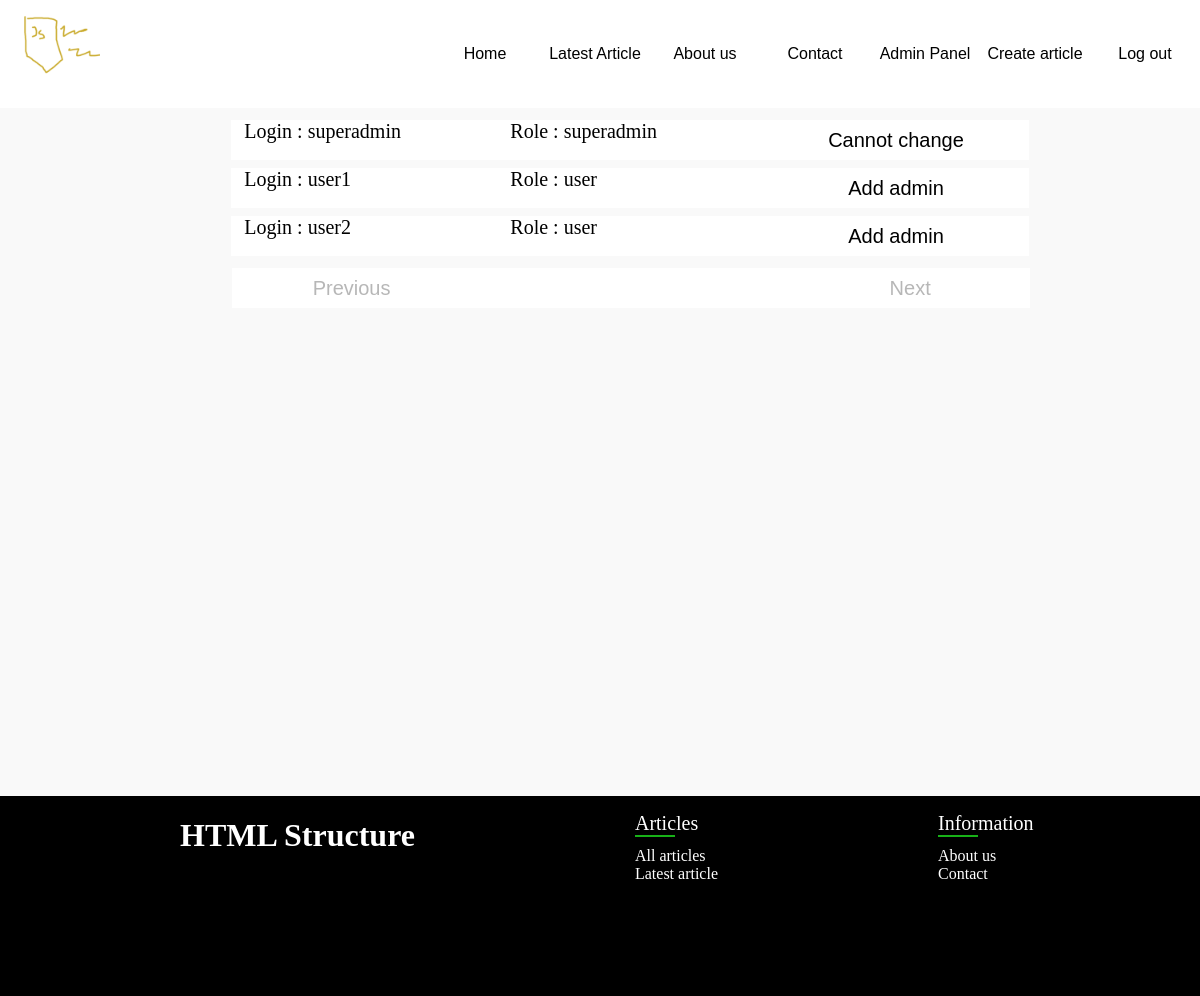
The app's page /adminpanel.php (signed in), older data.
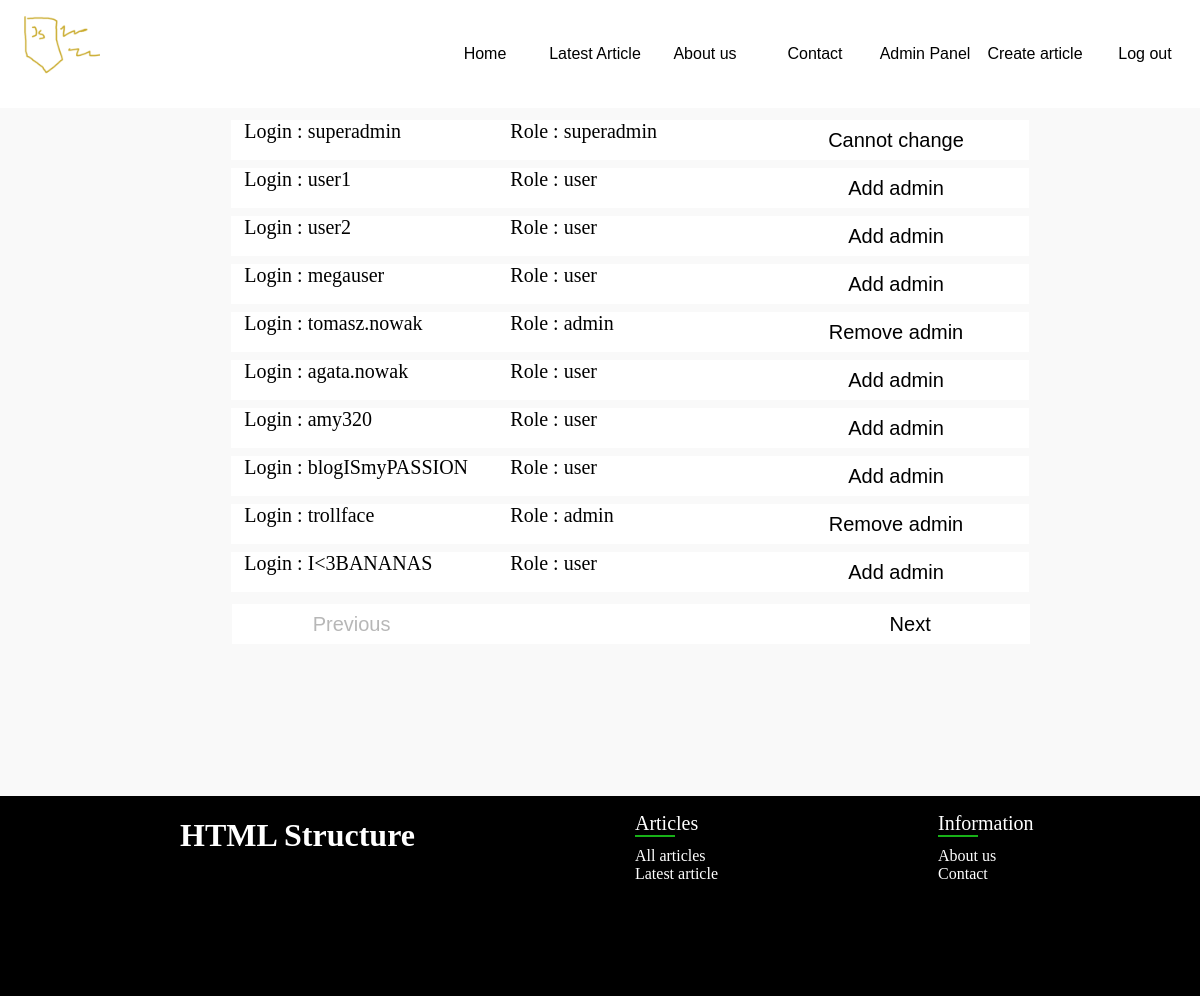
The same page, newer data.
### tables this page shows
CREATE TABLE `users` (
  `id` int(11) NOT NULL,
  `login` text DEFAULT NULL,
  `password` text DEFAULT NULL,
  `role` varchar(10) DEFAULT NULL
);

### adminpanel.php (the view, shortened to what this page needs)
<?php
require('php/connection.php');
include('php/functions.php');
$user = checkSession($con);
$role = getRole($user);
$userCount = $con->query("SELECT COUNT(*) FROM users")->fetch_row()[0];
$page = isset($_GET['page']) ? (int)$_GET['page'] : 1;
$offset = ($page - 1) * 10;
$query = $con->prepare("SELECT * FROM users ORDER BY id ASC LIMIT 10 OFFSET ?");
$query->bind_param("i", $offset);
$query->execute();
$result = $query->get_result();
$users = $result->fetch_all(MYSQLI_ASSOC);
?>
<!DOCTYPE html>
<html lang="pl">
<head>
    <link rel="stylesheet" href="style.css">
</head>
<body>
    <?php getNav($role);?>
    <div class="container">
        <main class="adminpanel">
            <?php
                foreach($users as $user) {
                $login = $user['login'];
                $userRole = $user['role'];
                ?>
                <div>
                    <span>Login : <?php echo $login; ?></span>
                    <span>Role : <?php echo $userRole; ?></span>
                    <?php
                        if(!isSuperAdmin($userRole)){
                            ?>
                            <button onClick="location.href='adminpanel.php?changePerms=<?php echo $login; ?>'">
                                <?= isAdmin($userRole) ? "Remove admin" : "Add admin"; ?>
                            </button>
                            <?php
                        }
                        else{
                            ?>
                            <button>Cannot change</button>
                            <?php
                        }
                    ?>
                </div>
            <?php
            }
            ?>
            <div id="adminpagebuttons">
                <button <?php echo $page - 1 <=0 ? 'disabled' : ''; ?> onClick="location.href='adminpanel.php?page=<?php echo $page -1; ?>'">Previous</button>
                <button <?php echo $offset + 10 >= $userCount ? 'disabled' : ''; ?> onClick="location.href='adminpanel.php?page=<?php echo $page + 1; ?>'">Next</button>
            </div>
        </main>
    </div>
    <?php getFooter($role);?>
</body>
</html>

### php/functions.php (shortened to what this page needs)
<?php
function getNav($role){
    echo "<nav>
        <img id='logo' src='static/logo.png' alt='logo'>
        <div class='nav-buttons'>
            <button onclick=\"location.href='index.php'\">Home</button>
            <button onclick=\"location.href='article.php'\">Latest Article</button>
            <button onclick=\"location.href='#'\">About us</button>
            <button onclick=\"location.href='contact.php'\">Contact</button>";
    if(isAdmin($role)){
        echo "<button onclick=\"location.href='adminpanel.php'\">Admin Panel</button>";
    }
    if(isUser($role)){
        echo "<button onclick=\"location.href='managearticle.php'\">Create article</button>
        <button onclick=\"location.href='logout.php'\">Log out</button>";
    }
    else{
        echo "<button onclick=\"location.href='login.php'\">Log in</button>";
    }
    echo "</div>
        <img id='hamburger' src='static/hamburger.png' alt='hamburger'>
        <img id='x' src='static/x.png' alt='x'>
        </nav>";
}
function getFooter(){
    echo "<footer>
        <h1>HTML Structure</h1>
        <ul>
            <li>Articles</li>
            <li><span></span></li>
            <li><a href='index.php'>All articles</a></li>
            <li><a href='article.php'>Latest article</a></li>
        </ul>
        <ul>
            <li>Information</li>
            <li><span></span></li>
            <li><a href='#'>About us</a></li>
            <li><a href='contact.php'>Contact</a></li>
        </ul>
    </footer>
    <button onclick=\"scrollToTop()\" id=\"scroll\" style=\"display: none\">↑</button>
    <script src=\"script.js\"></script>";
}
function checkSession($con){
    if(isset($_SESSION["user_id"])){
        $id = $_SESSION["user_id"];
        $query = $con->prepare("SELECT * FROM users WHERE id = ?");
        $query->bind_param("i", $id);
        $query->execute();
        $result = $query->get_result();
        if($result && mysqli_num_rows($result) > 0){
            return $result->fetch_assoc();
        }
    }
}
function isAdmin($role){
    return $role == "admin" ||  isSuperAdmin($role);
}
function isSuperAdmin($role){
    return $role == "superadmin";
}
function isUser($role){
    return $role == 'user' || isAdmin($role);
}

### style.css (style rules this page uses)
html,body { margin: 0; padding: 0; width: 100%; overflow-y: scroll; scrollbar-width: none; -ms-overflow-style: none; scroll-behavior: smooth; }
div { height: 80%; }
.container { width: 100%; display: flex; flex-direction: column; flex-wrap: wrap; background-color: #f9f9f9; }
main { min-height: 85vh; margin-left: 5%; display: flex; flex-direction: column; flex-wrap: wrap; align-content: space-around; align-items: center; }
ul { margin-left: 15%; list-style-type: none; }
footer { height: 25vh; width: 100%; background-color: rgb(0, 0, 0); color: white; display: flex; align-content: center; }
footer>ul li:first-child { font-size: 20px; }
footer span { display: block; width: 40px; height: 2px; margin-bottom: 10px; background-color: rgb(24, 177, 24); }
footer a { text-decoration: none; color: white; transition: ease-in-out 0.5s; }
footer h1 { margin-left: 15%; }
nav { display: flex; position: relative; padding: 0; }
#logo { height: 100px; width: 100px; }
.nav-buttons { display: flex; flex-direction: row; justify-content: flex-end; align-items: center; width: 100%; height: auto; background-color: white; }
.nav-buttons button { background-color: transparent; border: none; color: #000; font-size: 16px; cursor: pointer; transition: 0.3s ease; height: 13.5vh; width: 10%; }
.adminpanel { height: auto; display: flex; flex-direction: column; margin-top: 1vh; }
.adminpanel div { width: 70%; display: flex; justify-content: space-around; text-align: left; height: 5vh; margin: 0.5vh; background-color: white; }
.adminpanel div * { border:none; width: 30%; font-size: 20px; }
.adminpanel button { cursor: pointer; transition: 0.3s ease; background-color: transparent; background-color: white; height: 5vh; }
#adminpagebuttons { margin-left: 0.5%; margin-top: 1vh; display: flex; justify-content: space-between; align-items: center; height: 5vh; }

Row changes from the older to the newer data that the page shows:
added users: login "megauser", role "user", shows "Add admin"
added users: login "tomasz.nowak", role "admin", shows "Remove admin"
added users: login "agata.nowak", role "user", shows "Add admin"
added users: login "amy320", role "user", shows "Add admin"
added users: login "blogISmyPASSION", role "user", shows "Add admin"
added users: login "trollface", role "admin", shows "Remove admin"
added users: login "I<3BANANAS", role "user", shows "Add admin"
